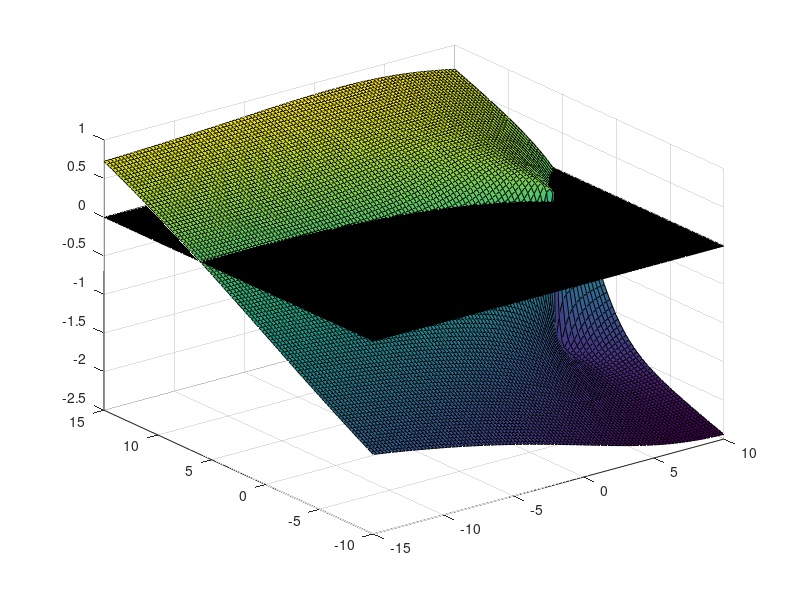
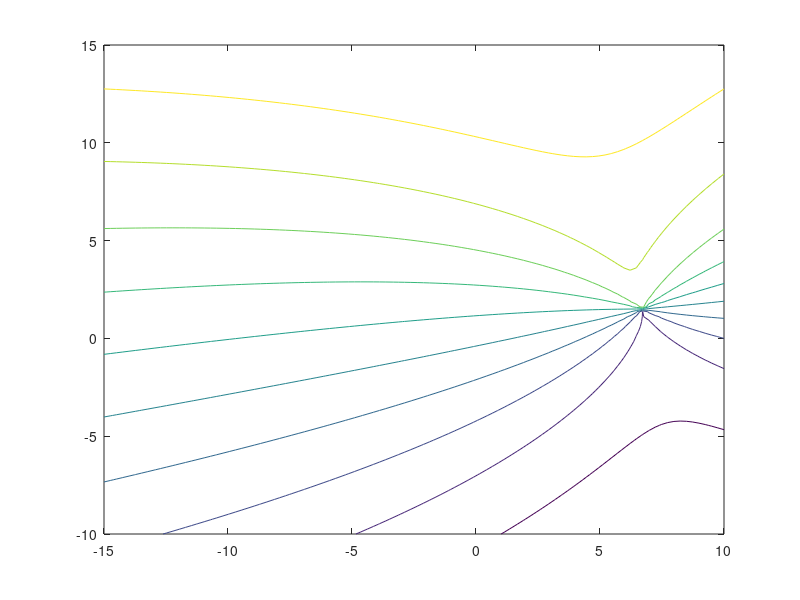

Source code (MATLAB) for these figures, in order:
p_A = [6.7; 1.5];
p_B = [5.4,; 7.8];
r = 3.5;
d_v = p_B - p_A;
theta = asin(r/norm(d_v));
tau = 20;
s = (norm(d_v) - r)/tau;

x = linspace(-15,10);
y = linspace(-10,15);
Z = zeros(100,100);

for ii = 1:100
    for jj = 1:100
        v_p = [x(ii); y(jj)];
        v_v = v_p - p_A;
        Z(jj,ii) =((v_v' * d_v)/(norm(v_v)*norm(d_v)) - cos(theta)) + 1/20*((v_v' * d_v)/norm(d_v) - s * cos(theta));
    end
end

[X,Y] = meshgrid(x,y);
figure(1)
surf(X,Y,Z)
Z0 = zeros(100,100);
hold on
surf(X,Y,Z0,"FaceColor",'k')
hold off
figure(2)
contour(X,Y,Z,10)